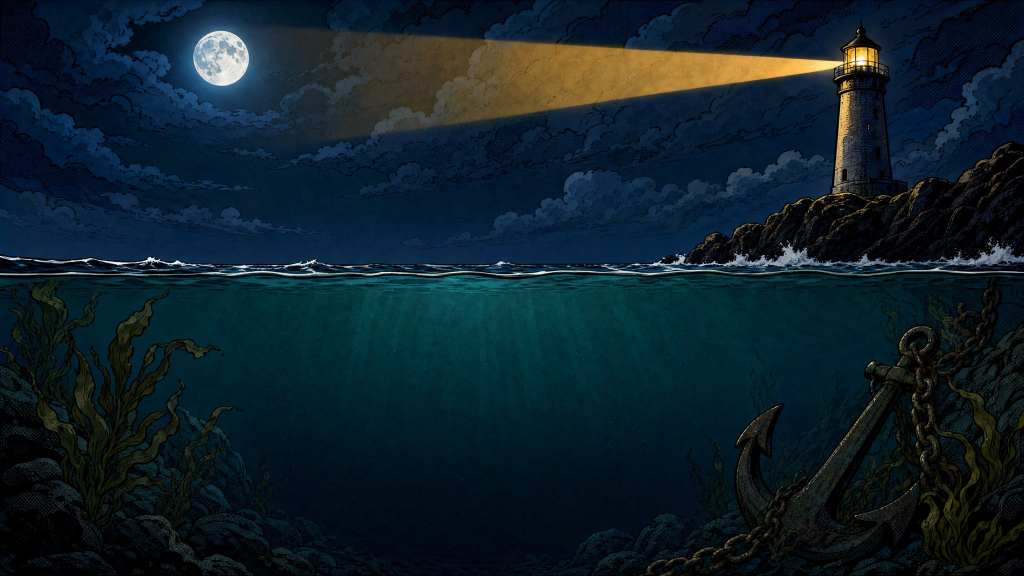
#> input picture ez/tools/concepts/worlds/comic/story/h/pnl/img/a-sea-2k.jpg, 2048 x 1152 px, given in place of std-now-390.png, which was not available (shown at 1/2 size)
$ python _board.py
#> lines starting #> are read from the running program, lines starting #| are printed output that depends on the picture; pictures that were not available may be replaced by others from this repository, and a replacement may not be noted
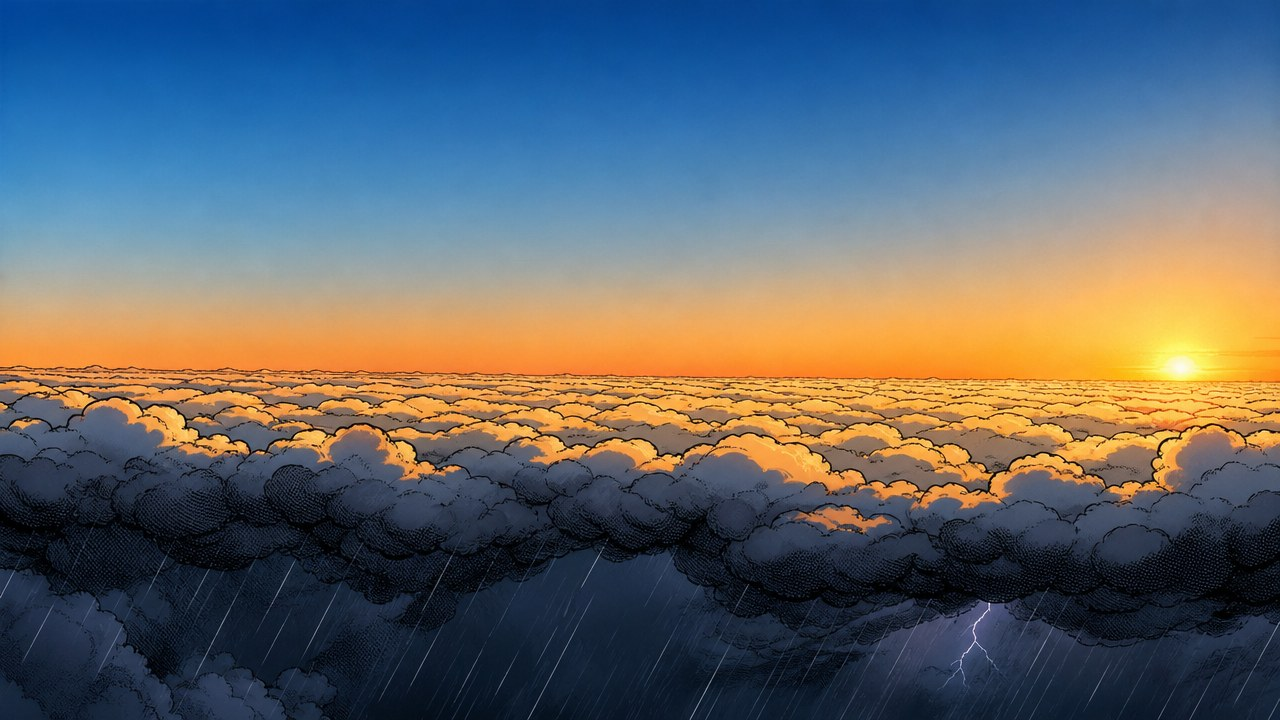
#> input picture ez/tools/concepts/worlds/comic/story/h/pnl/img/b-sky.jpg, 1280 x 720 px, given in place of std-SA-390.png, which was not available
# P&L round boards: python3 pnl/_board.py -> ez/x2p-pnl-{standings,proof,mvp}.png (+ -desktop)
from PIL import Image,ImageDraw,ImageFont
S='/tmp/claude-0/-home-user-Tokengame/49afce95-8870-516a-9c3b-e2b261d2a0d8/scratchpad/pnl/';EZ='/home/user/Tokengame/ez/'
B=ImageFont.truetype('/usr/share/fonts/truetype/dejavu/DejaVuSans-Bold.ttf',26);R=ImageFont.truetype('/usr/share/fonts/truetype/dejavu/DejaVuSans.ttf',20)
def board(cols,title,sub,out,sc=1):
#> called with title = 'Current standings as a P&L board · 390px', out = 'x2p-pnl-standings.png', sc = 1
    cols=[(im.resize((int(im.width*sc),int(im.height*sc))),a,b) for im,a,b in cols]
#> cols = 3 items
    h=max(c[0].height for c in cols);W=sum(c[0].width for c in cols)+24*(len(cols)+1)
#> after `h = max((c[0].height for c in cols))`: h = 1152
#> after `W = sum((c[0].width for c in cols)) + 24 * (len(cols) + 1)`: W = 4704
    im=Image.new('RGB',(W,h+200),'#1e1c22');d=ImageDraw.Draw(im);d.text((24,18),title,font=B,fill='#f2b632');d.text((24,52),sub,font=R,fill='#b8ad94');x=24
#> after `im = Image.new('RGB', (W, h + 200), '#1e1c22')`:
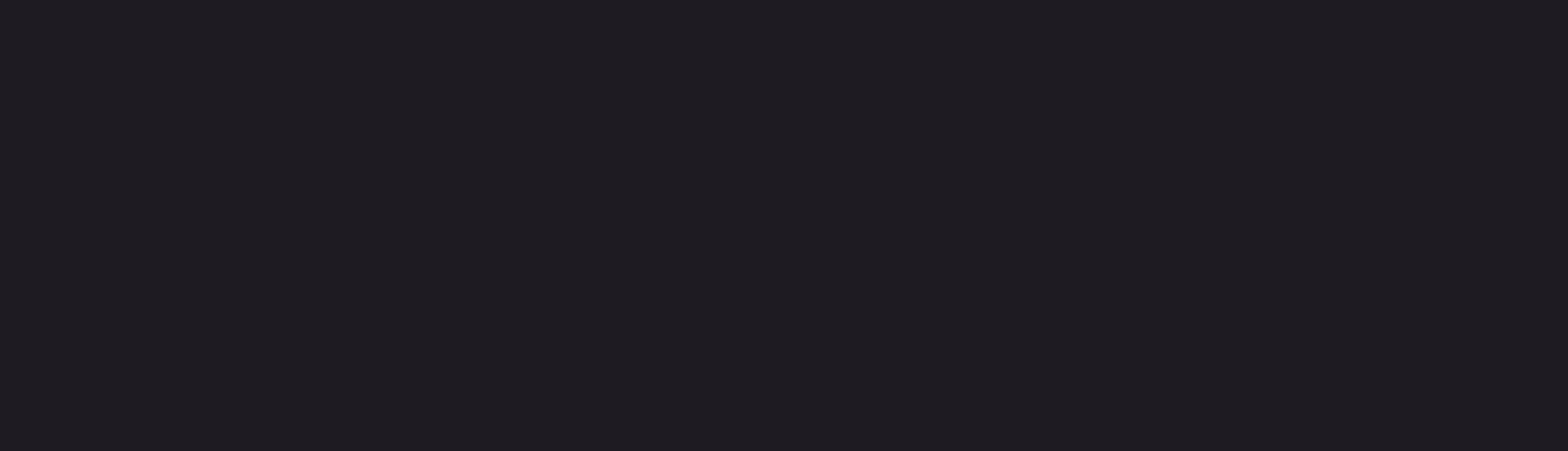
#> im: PIL image 4704x1352 RGB (shown at 1/3 size); mean R, G, B 30, 28, 34
    for c,a,b in cols:d.text((x,96),a,font=B,fill='#f4ead0');d.text((x,130),b,font=R,fill='#b8ad94');im.paste(c,(x,175));x+=c.width+24
#> this loop made 3 passes
#> (a, b, x) on passes 1 to 3: ('Today', 'Last 5 · ROI · Hit rate', 2096), ('SA', 'Record · P&L · Accuracy', 3400), ('SB', 'SA + streak, rules in the trading voice', 4704)
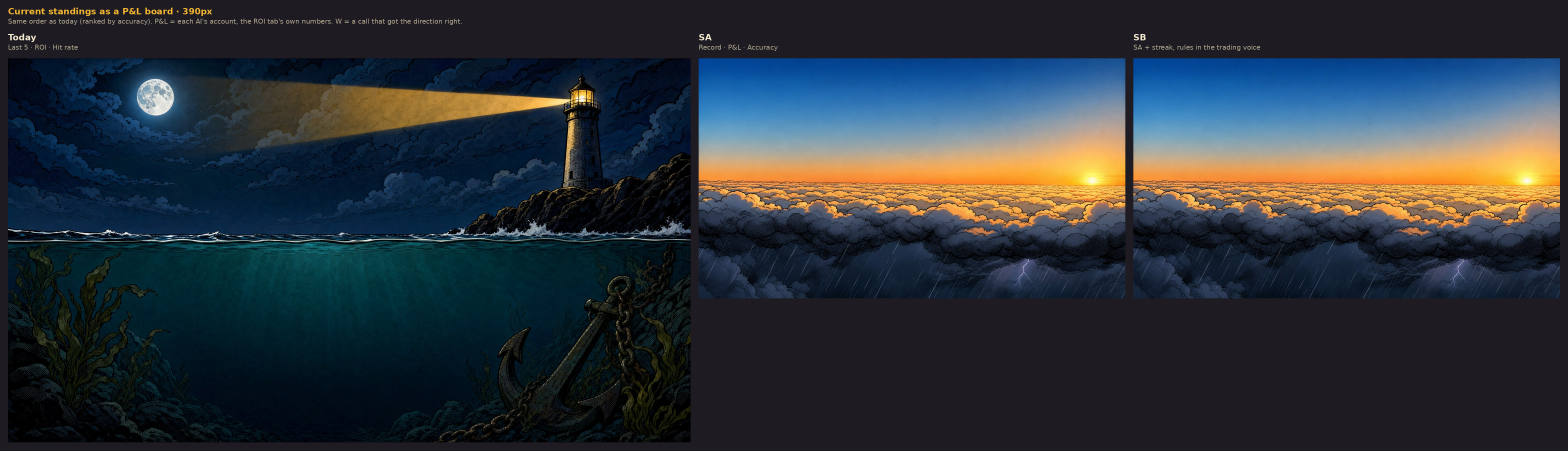
#> im: PIL image 4704x1352 RGB (shown at 1/3 size); mean R, G, B 43.5, 51.1, 58.1
#> after the loop, x = 4704
    im.save(EZ+out,optimize=True);print(out,im.size)
#| x2p-pnl-standings.png (4704, 1352)
#> (the run stopped early here; a loop or call above may not have finished)
